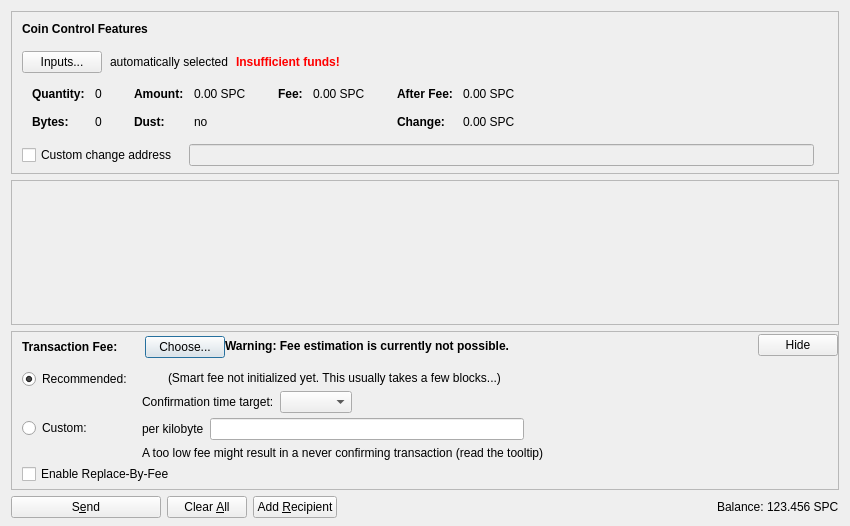
<?xml version="1.0" encoding="UTF-8"?>
<ui version="4.0">
 <class>SendCoinsDialog</class>
 <widget class="QDialog" name="SendCoinsDialog">
  <property name="geometry">
   <rect>
    <x>0</x>
    <y>0</y>
    <width>850</width>
    <height>526</height>
   </rect>
  </property>
  <property name="windowTitle">
   <string>Send Coins</string>
  </property>
  <layout class="QVBoxLayout" name="verticalLayout" stretch="0,1,0,0">
   <property name="bottomMargin">
    <number>8</number>
   </property>
   <item>
    <widget class="QFrame" name="frameCoinControl">
     <property name="sizePolicy">
      <sizepolicy hsizetype="Expanding" vsizetype="Expanding">
       <horstretch>0</horstretch>
       <verstretch>0</verstretch>
      </sizepolicy>
     </property>
     <property name="maximumSize">
      <size>
       <width>16777215</width>
       <height>16777215</height>
      </size>
     </property>
     <property name="frameShape">
      <enum>QFrame::StyledPanel</enum>
     </property>
     <property name="frameShadow">
      <enum>QFrame::Sunken</enum>
     </property>
     <layout class="QVBoxLayout" name="verticalLayoutCoinControl2">
      <property name="spacing">
       <number>0</number>
      </property>
      <property name="leftMargin">
       <number>0</number>
      </property>
      <property name="topMargin">
       <number>0</number>
      </property>
      <property name="rightMargin">
       <number>0</number>
      </property>
      <property name="bottomMargin">
       <number>6</number>
      </property>
      <item>
       <layout class="QVBoxLayout" name="verticalLayoutCoinControl" stretch="0,0,0,0,1">
        <property name="spacing">
         <number>0</number>
        </property>
        <property name="leftMargin">
         <number>10</number>
        </property>
        <property name="topMargin">
         <number>10</number>
        </property>
        <item>
         <layout class="QHBoxLayout" name="horizontalLayoutCoinControl1">
          <property name="bottomMargin">
           <number>15</number>
          </property>
          <item>
           <widget class="QLabel" name="labelCoinControlFeatures">
            <property name="sizePolicy">
             <sizepolicy hsizetype="Preferred" vsizetype="Maximum">
              <horstretch>0</horstretch>
              <verstretch>0</verstretch>
             </sizepolicy>
            </property>
            <property name="font">
             <font>
              <weight>75</weight>
              <bold>true</bold>
             </font>
            </property>
            <property name="styleSheet">
             <string notr="true">font-weight:bold;</string>
            </property>
            <property name="text">
             <string>Coin Control Features</string>
            </property>
           </widget>
          </item>
         </layout>
        </item>
        <item>
         <layout class="QHBoxLayout" name="horizontalLayoutCoinControl2" stretch="0,0,0,0">
          <property name="spacing">
           <number>8</number>
          </property>
          <property name="bottomMargin">
           <number>10</number>
          </property>
          <item>
           <widget class="QPushButton" name="pushButtonCoinControl">
            <property name="styleSheet">
             <string notr="true"/>
            </property>
            <property name="text">
             <string>Inputs...</string>
            </property>
            <property name="autoDefault">
             <bool>false</bool>
            </property>
           </widget>
          </item>
          <item>
           <widget class="QLabel" name="labelCoinControlAutomaticallySelected">
            <property name="text">
             <string>automatically selected</string>
            </property>
            <property name="margin">
             <number>5</number>
            </property>
           </widget>
          </item>
          <item>
           <widget class="QLabel" name="labelCoinControlInsuffFunds">
            <property name="font">
             <font>
              <weight>75</weight>
              <bold>true</bold>
             </font>
            </property>
            <property name="styleSheet">
             <string notr="true">color:red;font-weight:bold;</string>
            </property>
            <property name="text">
             <string>Insufficient funds!</string>
            </property>
            <property name="margin">
             <number>5</number>
            </property>
           </widget>
          </item>
          <item>
           <spacer name="horizontalSpacerCoinControl">
            <property name="orientation">
             <enum>Qt::Horizontal</enum>
            </property>
            <property name="sizeHint" stdset="0">
             <size>
              <width>40</width>
              <height>1</height>
             </size>
            </property>
           </spacer>
          </item>
         </layout>
        </item>
        <item>
         <widget class="QWidget" name="widgetCoinControl" native="true">
          <property name="sizePolicy">
           <sizepolicy hsizetype="Preferred" vsizetype="Preferred">
            <horstretch>0</horstretch>
            <verstretch>0</verstretch>
           </sizepolicy>
          </property>
          <property name="minimumSize">
           <size>
            <width>0</width>
            <height>0</height>
           </size>
          </property>
          <property name="styleSheet">
           <string notr="true"/>
          </property>
          <layout class="QHBoxLayout" name="horizontalLayoutCoinControl5">
           <property name="leftMargin">
            <number>0</number>
           </property>
           <property name="topMargin">
            <number>0</number>
           </property>
           <property name="rightMargin">
            <number>0</number>
           </property>
           <property name="bottomMargin">
            <number>0</number>
           </property>
           <item>
            <layout class="QHBoxLayout" name="horizontalLayoutCoinControl3" stretch="0,0,0,1">
             <property name="spacing">
              <number>20</number>
             </property>
             <property name="topMargin">
              <number>0</number>
             </property>
             <property name="bottomMargin">
              <number>10</number>
             </property>
             <item>
              <layout class="QFormLayout" name="formLayoutCoinControl1">
               <property name="horizontalSpacing">
                <number>10</number>
               </property>
               <property name="verticalSpacing">
                <number>14</number>
               </property>
               <property name="leftMargin">
                <number>10</number>
               </property>
               <property name="topMargin">
                <number>4</number>
               </property>
               <property name="rightMargin">
                <number>6</number>
               </property>
               <item row="0" column="0">
                <widget class="QLabel" name="labelCoinControlQuantityText">
                 <property name="font">
                  <font>
                   <weight>75</weight>
                   <bold>true</bold>
                  </font>
                 </property>
                 <property name="text">
                  <string>Quantity:</string>
                 </property>
                 <property name="margin">
                  <number>0</number>
                 </property>
                </widget>
               </item>
               <item row="0" column="1">
                <widget class="QLabel" name="labelCoinControlQuantity">
                 <property name="cursor">
                  <cursorShape>IBeamCursor</cursorShape>
                 </property>
                 <property name="contextMenuPolicy">
                  <enum>Qt::ActionsContextMenu</enum>
                 </property>
                 <property name="text">
                  <string notr="true">0</string>
                 </property>
                 <property name="margin">
                  <number>0</number>
                 </property>
                 <property name="textInteractionFlags">
                  <set>Qt::LinksAccessibleByMouse|Qt::TextSelectableByKeyboard|Qt::TextSelectableByMouse</set>
                 </property>
                </widget>
               </item>
               <item row="1" column="0">
                <widget class="QLabel" name="labelCoinControlBytesText">
                 <property name="font">
                  <font>
                   <weight>75</weight>
                   <bold>true</bold>
                  </font>
                 </property>
                 <property name="text">
                  <string>Bytes:</string>
                 </property>
                </widget>
               </item>
               <item row="1" column="1">
                <widget class="QLabel" name="labelCoinControlBytes">
                 <property name="cursor">
                  <cursorShape>IBeamCursor</cursorShape>
                 </property>
                 <property name="contextMenuPolicy">
                  <enum>Qt::ActionsContextMenu</enum>
                 </property>
                 <property name="text">
                  <string notr="true">0</string>
                 </property>
                 <property name="textInteractionFlags">
                  <set>Qt::LinksAccessibleByMouse|Qt::TextSelectableByKeyboard|Qt::TextSelectableByMouse</set>
                 </property>
                </widget>
               </item>
              </layout>
             </item>
             <item>
              <layout class="QFormLayout" name="formLayoutCoinControl2">
               <property name="horizontalSpacing">
                <number>10</number>
               </property>
               <property name="verticalSpacing">
                <number>14</number>
               </property>
               <property name="leftMargin">
                <number>6</number>
               </property>
               <property name="topMargin">
                <number>4</number>
               </property>
               <property name="rightMargin">
                <number>6</number>
               </property>
               <item row="0" column="0">
                <widget class="QLabel" name="labelCoinControlAmountText">
                 <property name="font">
                  <font>
                   <weight>75</weight>
                   <bold>true</bold>
                  </font>
                 </property>
                 <property name="text">
                  <string>Amount:</string>
                 </property>
                 <property name="margin">
                  <number>0</number>
                 </property>
                </widget>
               </item>
               <item row="0" column="1">
                <widget class="QLabel" name="labelCoinControlAmount">
                 <property name="cursor">
                  <cursorShape>IBeamCursor</cursorShape>
                 </property>
                 <property name="contextMenuPolicy">
                  <enum>Qt::ActionsContextMenu</enum>
                 </property>
                 <property name="text">
                  <string notr="true">0.00 SPC</string>
                 </property>
                 <property name="textInteractionFlags">
                  <set>Qt::LinksAccessibleByMouse|Qt::TextSelectableByKeyboard|Qt::TextSelectableByMouse</set>
                 </property>
                </widget>
               </item>
               <item row="1" column="0">
                <widget class="QLabel" name="labelCoinControlLowOutputText">
                 <property name="font">
                  <font>
                   <weight>75</weight>
                   <bold>true</bold>
                  </font>
                 </property>
                 <property name="text">
                  <string>Dust:</string>
                 </property>
                </widget>
               </item>
               <item row="1" column="1">
                <widget class="QLabel" name="labelCoinControlLowOutput">
                 <property name="cursor">
                  <cursorShape>IBeamCursor</cursorShape>
                 </property>
                 <property name="contextMenuPolicy">
                  <enum>Qt::ActionsContextMenu</enum>
                 </property>
                 <property name="text">
                  <string notr="true">no</string>
                 </property>
                 <property name="textInteractionFlags">
                  <set>Qt::LinksAccessibleByMouse|Qt::TextSelectableByKeyboard|Qt::TextSelectableByMouse</set>
                 </property>
                </widget>
               </item>
              </layout>
             </item>
             <item>
              <layout class="QFormLayout" name="formLayoutCoinControl3">
               <property name="horizontalSpacing">
                <number>10</number>
               </property>
               <property name="verticalSpacing">
                <number>14</number>
               </property>
               <property name="leftMargin">
                <number>6</number>
               </property>
               <property name="topMargin">
                <number>4</number>
               </property>
               <property name="rightMargin">
                <number>6</number>
               </property>
               <item row="0" column="0">
                <widget class="QLabel" name="labelCoinControlFeeText">
                 <property name="font">
                  <font>
                   <weight>75</weight>
                   <bold>true</bold>
                  </font>
                 </property>
                 <property name="text">
                  <string>Fee:</string>
                 </property>
                 <property name="margin">
                  <number>0</number>
                 </property>
                </widget>
               </item>
               <item row="0" column="1">
                <widget class="QLabel" name="labelCoinControlFee">
                 <property name="cursor">
                  <cursorShape>IBeamCursor</cursorShape>
                 </property>
                 <property name="contextMenuPolicy">
                  <enum>Qt::ActionsContextMenu</enum>
                 </property>
                 <property name="text">
                  <string notr="true">0.00 SPC</string>
                 </property>
                 <property name="textInteractionFlags">
                  <set>Qt::LinksAccessibleByMouse|Qt::TextSelectableByKeyboard|Qt::TextSelectableByMouse</set>
                 </property>
                </widget>
               </item>
              </layout>
             </item>
             <item>
              <layout class="QFormLayout" name="formLayoutCoinControl4">
               <property name="horizontalSpacing">
                <number>10</number>
               </property>
               <property name="verticalSpacing">
                <number>14</number>
               </property>
               <property name="leftMargin">
                <number>6</number>
               </property>
               <property name="topMargin">
                <number>4</number>
               </property>
               <property name="rightMargin">
                <number>6</number>
               </property>
               <item row="0" column="0">
                <widget class="QLabel" name="labelCoinControlAfterFeeText">
                 <property name="font">
                  <font>
                   <weight>75</weight>
                   <bold>true</bold>
                  </font>
                 </property>
                 <property name="text">
                  <string>After Fee:</string>
                 </property>
                 <property name="margin">
                  <number>0</number>
                 </property>
                </widget>
               </item>
               <item row="0" column="1">
                <widget class="QLabel" name="labelCoinControlAfterFee">
                 <property name="cursor">
                  <cursorShape>IBeamCursor</cursorShape>
                 </property>
                 <property name="contextMenuPolicy">
                  <enum>Qt::ActionsContextMenu</enum>
                 </property>
                 <property name="text">
                  <string notr="true">0.00 SPC</string>
                 </property>
                 <property name="textInteractionFlags">
                  <set>Qt::LinksAccessibleByMouse|Qt::TextSelectableByKeyboard|Qt::TextSelectableByMouse</set>
                 </property>
                </widget>
               </item>
               <item row="1" column="0">
                <widget class="QLabel" name="labelCoinControlChangeText">
                 <property name="font">
                  <font>
                   <weight>75</weight>
                   <bold>true</bold>
                  </font>
                 </property>
                 <property name="text">
                  <string>Change:</string>
                 </property>
                </widget>
               </item>
               <item row="1" column="1">
                <widget class="QLabel" name="labelCoinControlChange">
                 <property name="cursor">
                  <cursorShape>IBeamCursor</cursorShape>
                 </property>
                 <property name="contextMenuPolicy">
                  <enum>Qt::ActionsContextMenu</enum>
                 </property>
                 <property name="text">
                  <string notr="true">0.00 SPC</string>
                 </property>
                 <property name="textInteractionFlags">
                  <set>Qt::LinksAccessibleByMouse|Qt::TextSelectableByKeyboard|Qt::TextSelectableByMouse</set>
                 </property>
                </widget>
               </item>
              </layout>
             </item>
            </layout>
           </item>
          </layout>
         </widget>
        </item>
        <item>
         <layout class="QHBoxLayout" name="horizontalLayoutCoinControl4" stretch="0,0,0">
          <property name="spacing">
           <number>12</number>
          </property>
          <property name="sizeConstraint">
           <enum>QLayout::SetDefaultConstraint</enum>
          </property>
          <property name="topMargin">
           <number>5</number>
          </property>
          <property name="rightMargin">
           <number>5</number>
          </property>
          <item>
           <widget class="QCheckBox" name="checkBoxCoinControlChange">
            <property name="toolTip">
             <string>If this is activated, but the change address is empty or invalid, change will be sent to a newly generated address.</string>
            </property>
            <property name="text">
             <string>Custom change address</string>
            </property>
           </widget>
          </item>
          <item>
           <widget class="QValidatedLineEdit" name="lineEditCoinControlChange">
            <property name="enabled">
             <bool>false</bool>
            </property>
            <property name="sizePolicy">
             <sizepolicy hsizetype="Expanding" vsizetype="Fixed">
              <horstretch>0</horstretch>
              <verstretch>0</verstretch>
             </sizepolicy>
            </property>
           </widget>
          </item>
          <item>
           <widget class="QLabel" name="labelCoinControlChangeLabel">
            <property name="sizePolicy">
             <sizepolicy hsizetype="Preferred" vsizetype="Expanding">
              <horstretch>0</horstretch>
              <verstretch>0</verstretch>
             </sizepolicy>
            </property>
            <property name="minimumSize">
             <size>
              <width>0</width>
              <height>0</height>
             </size>
            </property>
            <property name="text">
             <string/>
            </property>
            <property name="margin">
             <number>3</number>
            </property>
           </widget>
          </item>
         </layout>
        </item>
        <item>
         <spacer name="verticalSpacerCoinControl">
          <property name="orientation">
           <enum>Qt::Vertical</enum>
          </property>
          <property name="sizeHint" stdset="0">
           <size>
            <width>800</width>
            <height>1</height>
           </size>
          </property>
         </spacer>
        </item>
       </layout>
      </item>
     </layout>
    </widget>
   </item>
   <item>
    <widget class="QScrollArea" name="scrollArea">
     <property name="widgetResizable">
      <bool>true</bool>
     </property>
     <widget class="QWidget" name="scrollAreaWidgetContents">
      <property name="geometry">
       <rect>
        <x>0</x>
        <y>0</y>
        <width>830</width>
        <height>104</height>
       </rect>
      </property>
      <layout class="QVBoxLayout" name="verticalLayout_2" stretch="0,1">
       <property name="leftMargin">
        <number>0</number>
       </property>
       <property name="topMargin">
        <number>0</number>
       </property>
       <property name="rightMargin">
        <number>0</number>
       </property>
       <property name="bottomMargin">
        <number>0</number>
       </property>
       <item>
        <layout class="QVBoxLayout" name="entries">
         <property name="spacing">
          <number>6</number>
         </property>
        </layout>
       </item>
       <item>
        <spacer name="verticalSpacer">
         <property name="orientation">
          <enum>Qt::Vertical</enum>
         </property>
         <property name="sizeHint" stdset="0">
          <size>
           <width>20</width>
           <height>40</height>
          </size>
         </property>
        </spacer>
       </item>
      </layout>
     </widget>
    </widget>
   </item>
   <item>
    <widget class="QFrame" name="frameFee">
     <property name="sizePolicy">
      <sizepolicy hsizetype="Expanding" vsizetype="Expanding">
       <horstretch>0</horstretch>
       <verstretch>0</verstretch>
      </sizepolicy>
     </property>
     <property name="maximumSize">
      <size>
       <width>16777215</width>
       <height>16777215</height>
      </size>
     </property>
     <property name="frameShape">
      <enum>QFrame::StyledPanel</enum>
     </property>
     <property name="frameShadow">
      <enum>QFrame::Sunken</enum>
     </property>
     <layout class="QVBoxLayout" name="verticalLayoutFee1">
      <property name="spacing">
       <number>0</number>
      </property>
      <property name="leftMargin">
       <number>0</number>
      </property>
      <property name="topMargin">
       <number>0</number>
      </property>
      <property name="rightMargin">
       <number>0</number>
      </property>
      <property name="bottomMargin">
       <number>0</number>
      </property>
      <item>
       <layout class="QVBoxLayout" name="verticalLayoutFee2" stretch="0,0,0">
        <property name="spacing">
         <number>0</number>
        </property>
        <property name="leftMargin">
         <number>10</number>
        </property>
        <property name="topMargin">
         <number>0</number>
        </property>
        <item>
         <layout class="QHBoxLayout" name="horizontalLayoutFee1">
          <property name="bottomMargin">
           <number>0</number>
          </property>
          <item>
           <layout class="QVBoxLayout" name="verticalLayoutFee7">
            <property name="spacing">
             <number>0</number>
            </property>
            <item>
             <spacer name="verticalSpacerSmartFee">
              <property name="orientation">
               <enum>Qt::Vertical</enum>
              </property>
              <property name="sizeType">
               <enum>QSizePolicy::Fixed</enum>
              </property>
              <property name="sizeHint" stdset="0">
               <size>
                <width>1</width>
                <height>4</height>
               </size>
              </property>
             </spacer>
            </item>
            <item>
             <layout class="QHBoxLayout" name="horizontalLayoutSmartFee">
              <property name="spacing">
               <number>10</number>
              </property>
              <item>
               <widget class="QLabel" name="labelFeeHeadline">
                <property name="sizePolicy">
                 <sizepolicy hsizetype="Preferred" vsizetype="Maximum">
                  <horstretch>0</horstretch>
                  <verstretch>0</verstretch>
                 </sizepolicy>
                </property>
                <property name="font">
                 <font>
                  <weight>75</weight>
                  <bold>true</bold>
                 </font>
                </property>
                <property name="styleSheet">
                 <string notr="true">font-weight:bold;</string>
                </property>
                <property name="text">
                 <string>Transaction Fee:</string>
                </property>
               </widget>
              </item>
              <item>
               <widget class="QLabel" name="labelFeeMinimized">
                <property name="text">
                 <string/>
                </property>
               </widget>
              </item>
              <item>
               <widget class="QPushButton" name="buttonChooseFee">
                <property name="text">
                 <string>Choose...</string>
                </property>
               </widget>
              </item>
             </layout>
            </item>
            <item>
             <spacer name="verticalSpacer_5">
              <property name="orientation">
               <enum>Qt::Vertical</enum>
              </property>
              <property name="sizeHint" stdset="0">
               <size>
                <width>1</width>
                <height>1</height>
               </size>
              </property>
             </spacer>
            </item>
           </layout>
          </item>
          <item>
           <widget class="QLabel" name="fallbackFeeWarningLabel">
            <property name="toolTip">
             <string>Using the fallbackfee can result in sending a transaction that will take several hours or days (or never) to confirm. Consider choosing your fee manually or wait until you have validated the complete chain.</string>
            </property>
            <property name="font">
            <font>
                <weight>75</weight>
                <bold>true</bold>
            </font>
            </property>
            <property name="text">
             <string>Warning: Fee estimation is currently not possible.</string>
            </property>
            <property name="wordWrap">
             <bool>false</bool>
            </property>
           </widget>
          </item>
          <item>
           <spacer name="horizontalSpacer_4">
            <property name="orientation">
             <enum>Qt::Horizontal</enum>
            </property>
            <property name="sizeType">
             <enum>QSizePolicy::MinimumExpanding</enum>
            </property>
            <property name="sizeHint" stdset="0">
             <size>
              <width>40</width>
              <height>20</height>
             </size>
            </property>
           </spacer>
          </item>
          <item>
           <widget class="QPushButton" name="buttonMinimizeFee">
            <property name="toolTip">
             <string>Hide transaction fee settings</string>
            </property>
            <property name="text">
             <string>Hide</string>
            </property>
           </widget>
          </item>
         </layout>
        </item>
        <item>
         <widget class="QFrame" name="frameFeeSelection">
          <layout class="QVBoxLayout" name="verticalLayoutFee12">
           <property name="spacing">
            <number>0</number>
           </property>
           <property name="leftMargin">
            <number>0</number>
           </property>
           <property name="topMargin">
            <number>0</number>
           </property>
           <property name="rightMargin">
            <number>0</number>
           </property>
           <property name="bottomMargin">
            <number>0</number>
           </property>
           <item>
            <layout class="QGridLayout" name="gridLayoutFee">
             <property name="topMargin">
              <number>10</number>
             </property>
             <property name="bottomMargin">
              <number>4</number>
             </property>
             <property name="horizontalSpacing">
              <number>10</number>
             </property>
             <property name="verticalSpacing">
              <number>4</number>
             </property>
             <item row="1" column="1">
              <layout class="QVBoxLayout" name="verticalLayoutFee8">
               <property name="spacing">
                <number>6</number>
               </property>
               <item>
                <layout class="QHBoxLayout" name="horizontalLayoutFee13">
                 <item>
                  <widget class="QLabel" name="labelCustomPerKilobyte">
                   <property name="toolTip">
                    <string>Specify a custom fee per kB (1,000 bytes) of the transaction's virtual size.

Note:  Since the fee is calculated on a per-byte basis, a fee of "100 satoshis per kB" for a transaction size of 500 bytes (half of 1 kB) would ultimately yield a fee of only 50 satoshis.</string>
                   </property>
                   <property name="text">
                    <string>per kilobyte</string>
                   </property>
                  </widget>
                 </item>
                 <item>
                  <widget class="BitcoinAmountField" name="customFee"/>
                 </item>
                 <item>
                  <spacer name="horizontalSpacer_6">
                   <property name="orientation">
                    <enum>Qt::Horizontal</enum>
                   </property>
                   <property name="sizeHint" stdset="0">
                    <size>
                     <width>1</width>
                     <height>1</height>
                    </size>
                   </property>
                  </spacer>
                 </item>
                </layout>
               </item>
               <item>
                <layout class="QHBoxLayout" name="horizontalLayoutFee8">
                 <item>
                  <widget class="QLabel" name="labelCustomFeeWarning">
                   <property name="enabled">
                    <bool>true</bool>
                   </property>
                   <property name="toolTip">
                    <string>When there is less transaction volume than space in the blocks, miners as well as relaying nodes may enforce a minimum fee. Paying only this minimum fee is just fine, but be aware that this can result in a never confirming transaction once there is more demand for spiffcoin transactions than the network can process.</string>
                   </property>
                   <property name="text">
                    <string>A too low fee might result in a never confirming transaction (read the tooltip)</string>
                   </property>
                  </widget>
                 </item>
                 <item>
                  <spacer name="horizontalSpacer_2">
                   <property name="orientation">
                    <enum>Qt::Horizontal</enum>
                   </property>
                   <property name="sizeHint" stdset="0">
                    <size>
                     <width>1</width>
                     <height>1</height>
                    </size>
                   </property>
                  </spacer>
                 </item>
                </layout>
               </item>
              </layout>
             </item>
             <item row="0" column="0">
              <layout class="QVBoxLayout" name="verticalLayoutFee4" stretch="0,1">
               <item>
                <widget class="QRadioButton" name="radioSmartFee">
                 <property name="text">
                  <string>Recommended:</string>
                 </property>
                 <property name="checked">
                  <bool>true</bool>
                 </property>
                 <attribute name="buttonGroup">
                  <string notr="true">groupFee</string>
                 </attribute>
                </widget>
               </item>
               <item>
                <spacer name="verticalSpacer_2">
                 <property name="orientation">
                  <enum>Qt::Vertical</enum>
                 </property>
                 <property name="sizeHint" stdset="0">
                  <size>
                   <width>1</width>
                   <height>1</height>
                  </size>
                 </property>
                </spacer>
               </item>
              </layout>
             </item>
             <item row="1" column="0">
              <layout class="QVBoxLayout" name="verticalLayoutFee9" stretch="0,1">
               <item>
                <widget class="QRadioButton" name="radioCustomFee">
                 <property name="text">
                  <string>Custom:</string>
                 </property>
                 <attribute name="buttonGroup">
                  <string notr="true">groupFee</string>
                 </attribute>
                </widget>
               </item>
               <item>
                <spacer name="verticalSpacer_6">
                 <property name="orientation">
                  <enum>Qt::Vertical</enum>
                 </property>
                 <property name="sizeHint" stdset="0">
                  <size>
                   <width>1</width>
                   <height>1</height>
                  </size>
                 </property>
                </spacer>
               </item>
              </layout>
             </item>
             <item row="0" column="1">
              <layout class="QVBoxLayout" name="verticalLayoutFee3" stretch="0,0,1">
               <property name="spacing">
                <number>6</number>
               </property>
               <property name="topMargin">
                <number>2</number>
               </property>
               <item>
                <layout class="QHBoxLayout" name="horizontalLayoutFee12">
                 <item>
                  <widget class="QLabel" name="labelSmartFee">
                   <property name="text">
                    <string/>
                   </property>
                  </widget>
                 </item>
                 <item>
                  <widget class="QLabel" name="labelFeeEstimation">
                   <property name="text">
                    <string/>
                   </property>
                  </widget>
                 </item>
                 <item>
                  <widget class="QLabel" name="labelSmartFee2">
                   <property name="text">
                    <string>(Smart fee not initialized yet. This usually takes a few blocks...)</string>
                   </property>
                  </widget>
                 </item>
                 <item>
                  <spacer name="horizontalSpacer_5">
                   <property name="orientation">
                    <enum>Qt::Horizontal</enum>
                   </property>
                   <property name="sizeHint" stdset="0">
                    <size>
                     <width>1</width>
                     <height>1</height>
                    </size>
                   </property>
                  </spacer>
                 </item>
                </layout>
               </item>
               <item>
                <layout class="QHBoxLayout" name="horizontalLayoutFee9">
                 <item>
                  <layout class="QVBoxLayout" name="verticalLayoutFee6">
                   <item>
                    <widget class="QLabel" name="labelSmartFee3">
                     <property name="text">
                      <string>Confirmation time target:</string>
                     </property>
                    </widget>
                   </item>
                  </layout>
                 </item>
                 <item>
                  <layout class="QVBoxLayout" name="verticalLayoutFee5">
                   <property name="rightMargin">
                    <number>30</number>
                   </property>
                   <item>
                    <layout class="QHBoxLayout" name="horizontalLayoutConfTarget">
                     <property name="bottomMargin">
                      <number>0</number>
                     </property>
                     <item>
                      <widget class="QComboBox" name="confTargetSelector"/>
                     </item>
                     <item>
                      <spacer name="horizontalSpacerConfTarget">
                       <property name="orientation">
                        <enum>Qt::Horizontal</enum>
                       </property>
                       <property name="sizeHint" stdset="0">
                        <size>
                         <width>40</width>
                         <height>20</height>
                        </size>
                       </property>
                      </spacer>
                     </item>
                    </layout>
                   </item>
                  </layout>
                 </item>
                </layout>
               </item>
               <item>
                <spacer name="verticalSpacer_4">
                 <property name="orientation">
                  <enum>Qt::Vertical</enum>
                 </property>
                 <property name="sizeHint" stdset="0">
                  <size>
                   <width>1</width>
                   <height>1</height>
                  </size>
                 </property>
                </spacer>
               </item>
              </layout>
             </item>
            </layout>
           </item>
           <item>
            <widget class="QCheckBox" name="optInRBF">
             <property name="text">
              <string>Enable Replace-By-Fee</string>
             </property>
             <property name="toolTip">
              <string>With Replace-By-Fee (BIP-125) you can increase a transaction's fee after it is sent. Without this, a higher fee may be recommended to compensate for increased transaction delay risk.</string>
             </property>
            </widget>
           </item>
          </layout>
         </widget>
        </item>
        <item>
         <spacer name="verticalSpacerFee">
          <property name="orientation">
           <enum>Qt::Vertical</enum>
          </property>
          <property name="sizeHint" stdset="0">
           <size>
            <width>40</width>
            <height>5</height>
           </size>
          </property>
         </spacer>
        </item>
       </layout>
      </item>
     </layout>
    </widget>
   </item>
   <item>
    <layout class="QHBoxLayout" name="horizontalLayout">
     <item>
      <widget class="QPushButton" name="sendButton">
       <property name="minimumSize">
        <size>
         <width>150</width>
         <height>0</height>
        </size>
       </property>
       <property name="toolTip">
        <string>Confirm the send action</string>
       </property>
       <property name="text">
        <string>S&amp;end</string>
       </property>
       <property name="icon">
        <iconset resource="../spiffcoin.qrc">
         <normaloff>:/icons/send</normaloff>:/icons/send</iconset>
       </property>
       <property name="autoDefault">
        <bool>false</bool>
       </property>
       <property name="default">
        <bool>false</bool>
       </property>
      </widget>
     </item>
     <item>
      <widget class="QPushButton" name="clearButton">
       <property name="sizePolicy">
        <sizepolicy hsizetype="Minimum" vsizetype="Fixed">
         <horstretch>0</horstretch>
         <verstretch>0</verstretch>
        </sizepolicy>
       </property>
       <property name="toolTip">
        <string>Clear all fields of the form.</string>
       </property>
       <property name="text">
        <string>Clear &amp;All</string>
       </property>
       <property name="icon">
        <iconset resource="../spiffcoin.qrc">
         <normaloff>:/icons/remove</normaloff>:/icons/remove</iconset>
       </property>
       <property name="autoDefault">
        <bool>false</bool>
       </property>
      </widget>
     </item>
     <item>
      <widget class="QPushButton" name="addButton">
       <property name="toolTip">
        <string>Send to multiple recipients at once</string>
       </property>
       <property name="text">
        <string>Add &amp;Recipient</string>
       </property>
       <property name="icon">
        <iconset resource="../spiffcoin.qrc">
         <normaloff>:/icons/add</normaloff>:/icons/add</iconset>
       </property>
       <property name="autoDefault">
        <bool>false</bool>
       </property>
      </widget>
     </item>
     <item>
      <spacer name="horizontalSpacer">
       <property name="orientation">
        <enum>Qt::Horizontal</enum>
       </property>
       <property name="sizeHint" stdset="0">
        <size>
         <width>40</width>
         <height>20</height>
        </size>
       </property>
      </spacer>
     </item>
     <item>
      <layout class="QHBoxLayout" name="horizontalLayout_2">
       <property name="spacing">
        <number>3</number>
       </property>
       <item>
        <widget class="QLabel" name="labelBalanceName">
         <property name="sizePolicy">
          <sizepolicy hsizetype="Preferred" vsizetype="Fixed">
           <horstretch>0</horstretch>
           <verstretch>0</verstretch>
          </sizepolicy>
         </property>
         <property name="text">
          <string>Balance:</string>
         </property>
        </widget>
       </item>
       <item>
        <widget class="QLabel" name="labelBalance">
         <property name="sizePolicy">
          <sizepolicy hsizetype="Preferred" vsizetype="Fixed">
           <horstretch>0</horstretch>
           <verstretch>0</verstretch>
          </sizepolicy>
         </property>
         <property name="cursor">
          <cursorShape>IBeamCursor</cursorShape>
         </property>
         <property name="text">
          <string notr="true">123.456 SPC</string>
         </property>
         <property name="textInteractionFlags">
          <set>Qt::LinksAccessibleByMouse|Qt::TextSelectableByKeyboard|Qt::TextSelectableByMouse</set>
         </property>
        </widget>
       </item>
      </layout>
     </item>
    </layout>
   </item>
  </layout>
 </widget>
 <customwidgets>
  <customwidget>
   <class>QValidatedLineEdit</class>
   <extends>QLineEdit</extends>
   <header>qt/qvalidatedlineedit.h</header>
  </customwidget>
  <customwidget>
   <class>BitcoinAmountField</class>
   <extends>QLineEdit</extends>
   <header>qt/spiffcoinamountfield.h</header>
   <container>1</container>
  </customwidget>
 </customwidgets>
 <resources>
  <include location="../spiffcoin.qrc"/>
 </resources>
 <connections/>
 <buttongroups>
  <buttongroup name="groupFee"/>
 </buttongroups>
</ui>
